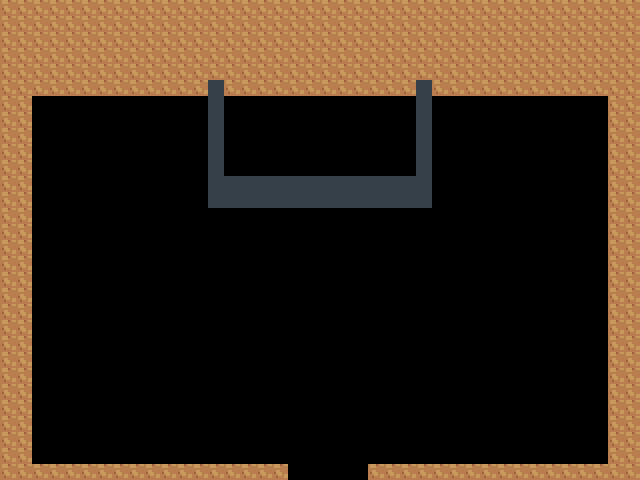

Below is a game level as drawn by its tile map, then a one-line description and the .tmx that defines it (tile-layer data replaced by summaries):
An orthogonal 40x30 tile map with 16x16 px tiles, 1 tile layer (borders), 5 hidden layers not drawn.

<map version="1.2" tiledversion="1.2.1" orientation="orthogonal" renderorder="right-down" width="40" height="30" tilewidth="16" tileheight="16" infinite="0" nextlayerid="7" nextobjectid="1">
 <tileset firstgid="1" name="master1" tilewidth="16" tileheight="16" tilecount="16384" columns="128">
  <image source="../tilesets/master.png" width="2048" height="2048" />
 </tileset>
 <layer id="6" name="borders" width="40" height="30">
  <properties>
   <property name="Collision" type="bool" value="true" />
  </properties>
  <data>[1200 cells, 405 non-empty, 3 distinct tile ids]</data>
 </layer>
 <layer id="2" name="floor" width="40" height="30" visible="0">
  <data>[1200 cells, 1200 non-empty, 16 distinct tile ids]</data>
 </layer>
 <layer id="1" name="walls" width="40" height="30" visible="0">
  <data>[1200 cells, 336 non-empty, 39 distinct tile ids]</data>
 </layer>
 <layer id="4" name="items" width="40" height="30" visible="0">
  <data>[1200 cells, 124 non-empty, 92 distinct tile ids]</data>
 </layer>
 <layer id="5" name="player" width="40" height="30" visible="0">
  <data>[1200 cells, 0 non-empty, 0 distinct tile ids]</data>
 </layer>
 <layer id="3" name="above" width="40" height="30" visible="0">
  <data>[1200 cells, 113 non-empty, 13 distinct tile ids]</data>
 </layer>
</map>